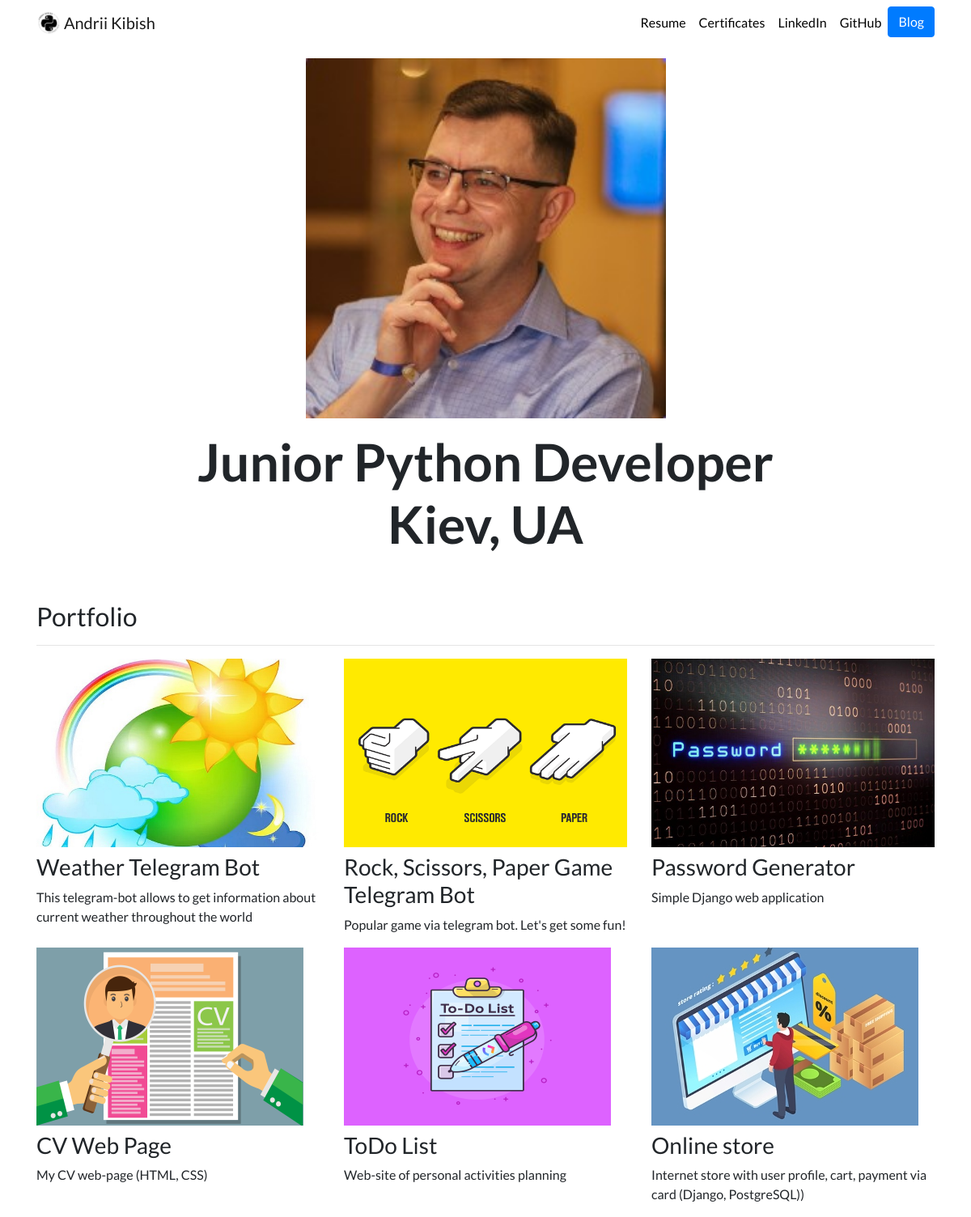
The page / on the database its author committed.
### portfolio/models.py (models this page shows, shortened)
class Project(models.Model):
    title = models.CharField(max_length=124)
    description = models.CharField(max_length=248)
    image = models.ImageField(upload_to='portfolio/images')
    url = models.URLField(blank=True)

### portfolio/views.py (the view)
# urls.py: 2. Add a URL to urlpatterns:  path('', views.home, name='home')
def home(request):
    projects = Project.objects.all()
    return render(request, 'portfolio/home.html', {'projects': projects})

### portfolio/templates/portfolio/home.html (shortened to what this page needs)
{% extends 'portfolio/base.html' %}
{% load static %}
{% block content %}
    <div class="row justify-content-center my-3">
  <div class="col-5">
    <img src="{% static 'portfolio/my_photo.jpg' %}" class="img-fluid" width="120%">
  </div>
</div>
    <div class="row justify-content-center mb-3">
  <div class="col-md-9 text-center">
    <h1 id="hometext" class="font-weight-bold">Junior Python Developer Kiev, UA</h1>
  </div>
</div>
<h2 class="mt-5">Portfolio</h2>
<hr>
<div class="row">
     {% for project in projects %}
  <div class="col-lg-4 col-md-6">
    {% if project.url %}
    <a href="{{ project.url }}" target="_blank">
      <img src="{{ project.image.url }}" class="img-fluid mb-2">
    </a>
    {% else %}
    <img src="{{ project.image.url }}" class="img-fluid mb-2">
    {% endif %}
    <h3>{{ project.title }}</h3>
    <p>{{ project.description }}</p>
  </div>
  {% endfor %}
</div>
{% endblock %}

### portfolio/static/portfolio/custom.css (style rules this page uses)
body { font-family: 'Lato', sans-serif; }
@media (min-width: 992px) { #hometext { font-size: 4rem; } }

### rows shown on the page
Project: image (picture), title "Weather Telegram Bot", description "This telegram-bot allows to get information about current weather throughout the world"
Project: image (picture), title "Rock, Scissors, Paper Game Telegram Bot", description "Popular game via telegram bot. Let's get some fun!"
Project: image (picture), title "Password Generator", description "Simple Django web application"
Project: image (picture), title "CV Web Page", description "My CV web-page (HTML, CSS)"
Project: image (picture), title "ToDo List", description "Web-site of personal activities planning"
Project: image (picture), title "Online store", description "Internet store with user profile, cart, payment via card (Django, PostgreSQL))"
